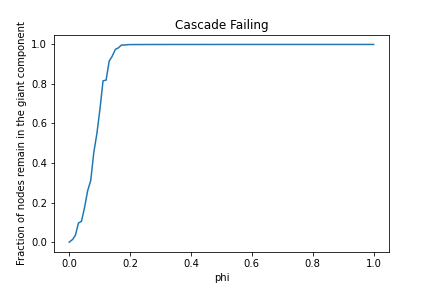

Reproduce this figure in Python.
import networkx as nx
import csv
import random
import numpy as np
import matplotlib.pyplot as plt
#Import the network
f=open('Hamsterster.csv','r')
Ef=csv.reader(f)
next(f)
E=[(row[0],row[1]) for row in Ef]
originalG=nx.Graph()
originalG.add_edges_from(E)
#Chooose the giant component to work with
Gcc = sorted(nx.connected_components(originalG), key=len, reverse=True)
Gc=nx.Graph()
Gc = originalG.subgraph(Gcc[0]);
GcSize=len(Gc.nodes)
#Creating a node list and number of its neighbours
nodeList=list(Gc.nodes())
neighbors=[]
for item in nodeList:
    nodeNeighbors=list(Gc.neighbors(item))
    neighbors.append(len(nodeNeighbors))
neighbourNumber=dict(zip(nodeList,neighbors))
#Returning a list, which contains neighbours of a ndoe
def getNeighbours(node):
    neighbourList=list(G.neighbors(node))
    return neighbourList

#Trying to fail a node, return true if successfully failed, false otherwise
def failNode(node):
    currentNeighbourNumber=len(getNeighbours(node))
    initialNeighbourNumber=neighbourNumber[node]
    if (initialNeighbourNumber-currentNeighbourNumber)/initialNeighbourNumber>phi:
        return True
    else:
        return False
phiSpace=np.linspace(0,1,100)
#Storing the results of different phi
phiResult=[]
#Main loop
for phi in phiSpace:
#SumResult store the summation of the result of a single experiment
    sumResult = []
    for experimentTime in range(0,500):
        #Creating a copy of the giant component
        G=nx.Graph(Gc)
        #Failing the first victim
        initialFailed=random.choice(nodeList)
        #Creating a check list which stores the neighbours of a failed node
        #Since not all nodes have failing neighbours
        checkList=[]
        #Stores the neighbour of the first failed node
        for item in getNeighbours(initialFailed):
            checkList.append(item)    
        #Remove the first failed node
        G.remove_node(initialFailed)
        #Iterate until the check list becomes empty
        while len(checkList)!=0:
            #For every node in the node list, try to fail it
            #If it fail, append all of its current neighbours into the check list
            #And remove it from the check list
            #If it didn't fail, still remove it from the checklist
            for node in checkList:
                if failNode(node):
                    for item in getNeighbours(node):
                        if item not in checkList:
                            checkList.append(item)
                    G.remove_node(node)
                    checkList.remove(node)
                else:
                    checkList.remove(node)
        #When the checklist becomes empty, append it into the sumResult list
        sumResult.append(len(G.nodes)/GcSize)
    #After 500 experiment, append results of all 00 experiments into the phiResult list
    phiResult.append(sumResult)
#Find the average result by different phi
averageResult=[]
for result in phiResult:
    averageResult.append(sum(result)/len(result))
plt.plot(phiSpace,averageResult)
plt.xlabel('phi')
plt.ylabel('Fraction of nodes remain in the giant component')
plt.title('Cascade Failing')
